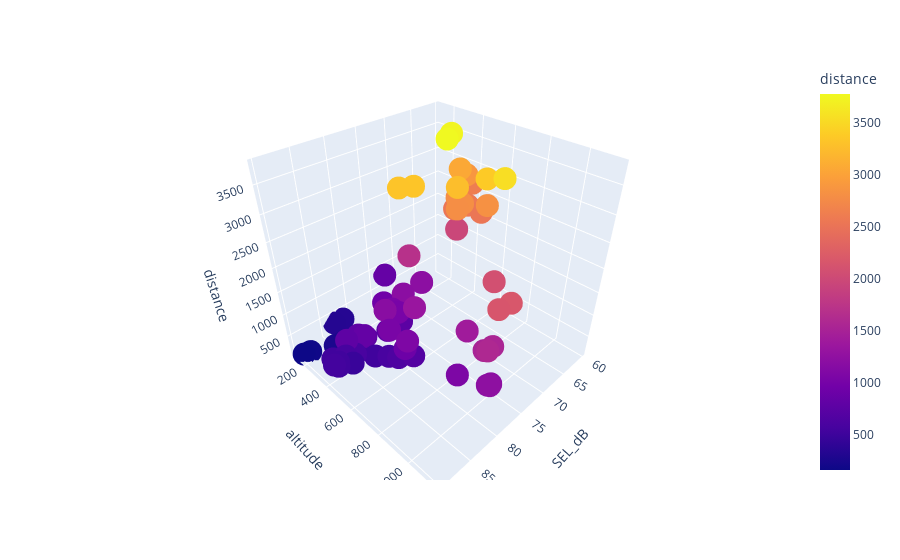

Notebook code for this chart:
### Code cell
df_E90 =data.loc[AirE90]
fig= px.scatter_3d(df_E90, x="SEL_dB", y="altitude", z="distance", color="distance")
fig.show()
